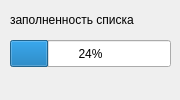
<?xml version="1.0" encoding="UTF-8"?>
<ui version="4.0">
 <class>List_condition</class>
 <widget class="QWidget" name="List_condition">
  <property name="geometry">
   <rect>
    <x>0</x>
    <y>0</y>
    <width>180</width>
    <height>100</height>
   </rect>
  </property>
  <property name="windowTitle">
   <string>Form</string>
  </property>
  <widget class="QLabel" name="label">
   <property name="geometry">
    <rect>
     <x>10</x>
     <y>10</y>
     <width>331</width>
     <height>20</height>
    </rect>
   </property>
   <property name="text">
    <string>заполненность списка</string>
   </property>
  </widget>
  <widget class="QProgressBar" name="progressBar">
   <property name="geometry">
    <rect>
     <x>10</x>
     <y>40</y>
     <width>161</width>
     <height>27</height>
    </rect>
   </property>
   <property name="value">
    <number>24</number>
   </property>
  </widget>
 </widget>
 <resources/>
 <connections/>
</ui>
